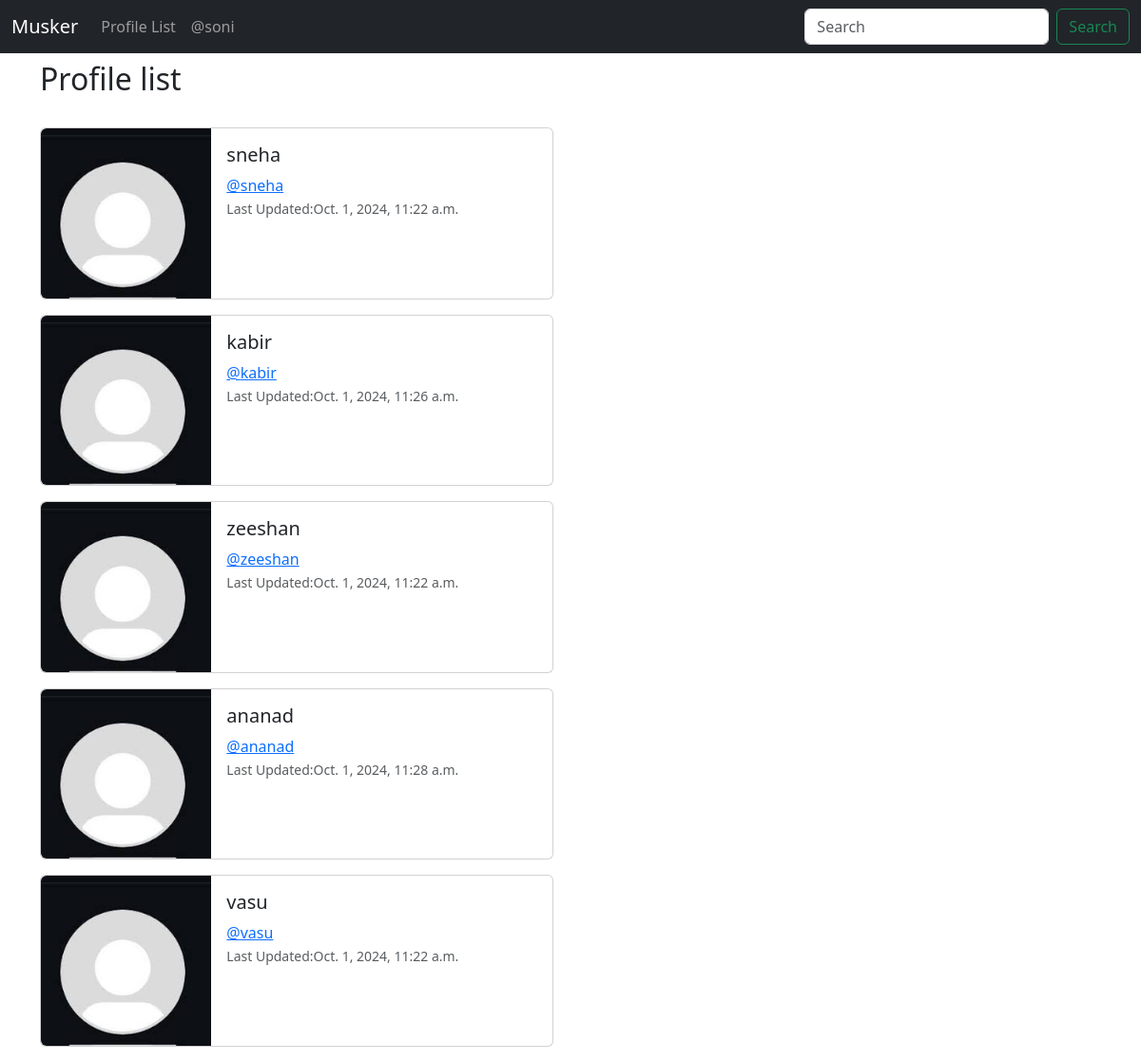
/profile_list/ (signed in), run on an earlier commit of the app's database.
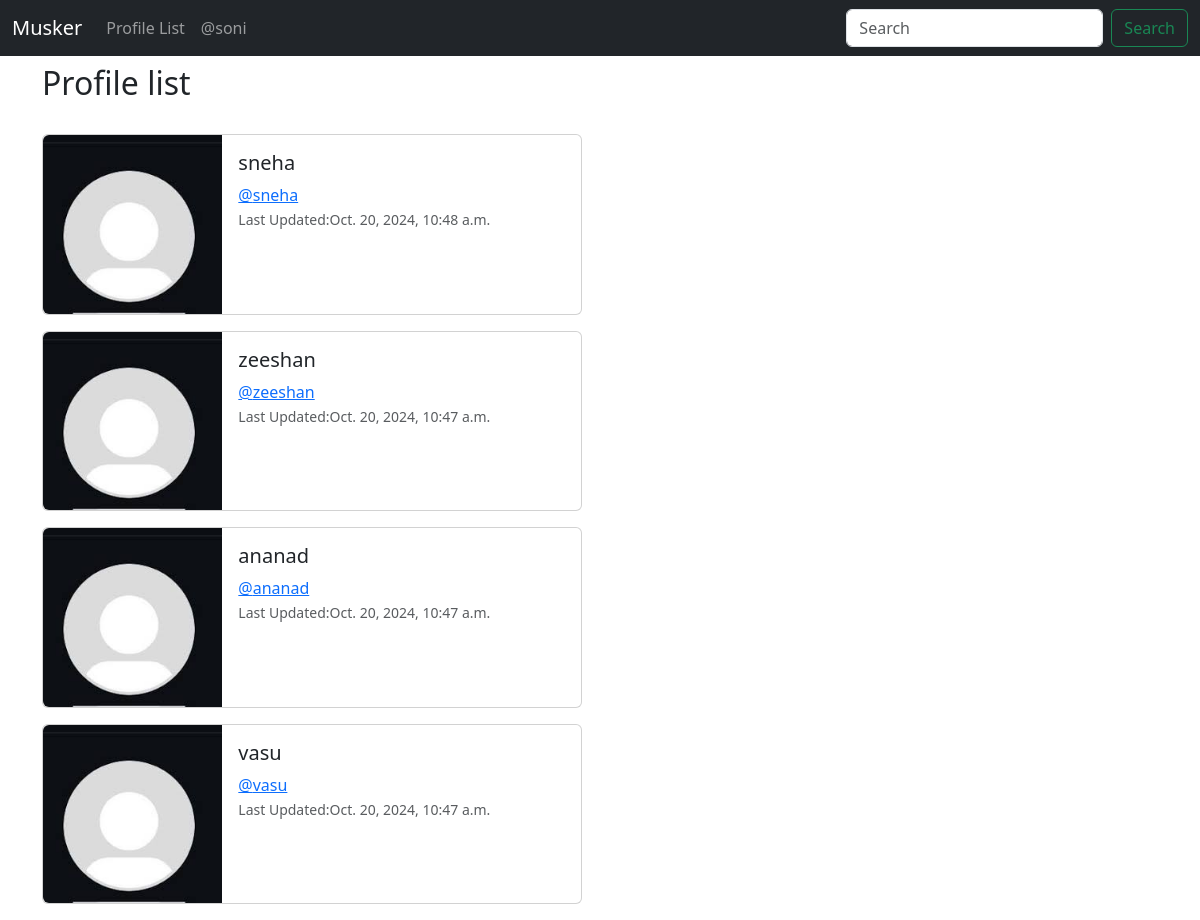
And on a later commit of the database.
### musker/models.py (models this page shows, shortened)
class Profile(models.Model):
    user = models.OneToOneField(User, on_delete=models.CASCADE)
    fallows = models.ManyToManyField("self", related_name='fallowed_by',
                                     symmetrical=False, blank=True)
    date_modified = models.DateTimeField(User,auto_now=True)

### musker/views.py (the view)
# urls.py: path('profile_list/',views.profile_list,name='profile_list'),
def profile_list(request):
    if request.user.is_authenticated:
        profile = Profile.objects.exclude(user=request.user)
        return render(request, 'profile_list.html', {'profiles': profile})
    else:
        messages.success(request, 'You Must Be LoggedIn To view This Page')
        return redirect('home')

### musker/templates/profile_list.html
{% extends 'base.html' %}
{% load static %}
{% block content %}
 <h2>Profile list</h2>
  <br>
{% if profiles %}
 {% for profile in profiles %}
<div class="card mb-3" style="max-width: 540px;">
       <div class="row g-0">
        <div class="col-md-4">
          <img src="{% static 'images/defaultProfile.jpg'  %}" class="img-fluid rounded-start" alt="...">
        </div>
       <div class="col-md-8">
          <div class="card-body ">
            <h5 class="card-title">{{profile.user.username}}</h5>
            <a class="card-text text-primary" href="{%  url 'profile' profile.user.id %}" > @{{profile.user.username|lower}}</a>
            <p class="card-text"><small class="text-body-secondary">Last Updated:{{ profile.date_modified}}</small></p>
          </div>
       </div>
       </div>
 </div>
 {% endfor %}
{% endif %}
{% endblock %}

### musker/templates/base.html (shortened to what this page needs)
<!doctype html>
<html lang="en">
  <head>
    <link href="https://cdn.jsdelivr.net/npm/bootstrap@5.3.3/dist/css/bootstrap.min.css" rel="stylesheet">
  </head>
  <body>
   {% include 'navbar.html' %}
   <div class="container">
    {% block content %}
    {% endblock %}
    </div>
  </body>
</html>

### musker/templates/Navbar.html (shortened to what this page needs)
<nav class="navbar navbar-expand-lg navbar-dark bg-dark mb-2 ">
  <div class="container-fluid">
    <a class="navbar-brand" href="/">Musker</a>
    <div class="collapse navbar-collapse" id="navbarSupportedContent">
      <ul class="navbar-nav me-auto mb-2 mb-lg-0">
        <li class="nav-item">
          <a class="nav-link" href="{% url 'profile_list' %}">Profile List</a>
        </li>
        {% if user.is_authenticated%}
          <li class="nav-item">
          <a class="nav-link" href="{% url 'profile' request.user.id %}">@{{user}}</a>
        </li>
        {% endif %}
      </ul>
      <form class="d-flex" role="search">
        <input class="form-control me-2" type="search" placeholder="Search" aria-label="Search">
        <button class="btn btn-outline-success" type="submit">Search</button>
      </form>
    </div>
  </div>
</nav>

What changed in the data, as far as the page shows it:
removed Profile: user.username "kabir", date_modified "Oct. 1, 2024, 11:26 a.m."
changed Profile "sneha": date_modified "Oct. 1, 2024, 11:22 a.m." → "Oct. 20, 2024, 10:48 a.m."
changed Profile "zeeshan": date_modified "Oct. 1, 2024, 11:22 a.m." → "Oct. 20, 2024, 10:47 a.m."
changed Profile "ananad": date_modified "Oct. 1, 2024, 11:28 a.m." → "Oct. 20, 2024, 10:47 a.m."
changed Profile "vasu": date_modified "Oct. 1, 2024, 11:22 a.m." → "Oct. 20, 2024, 10:47 a.m."
